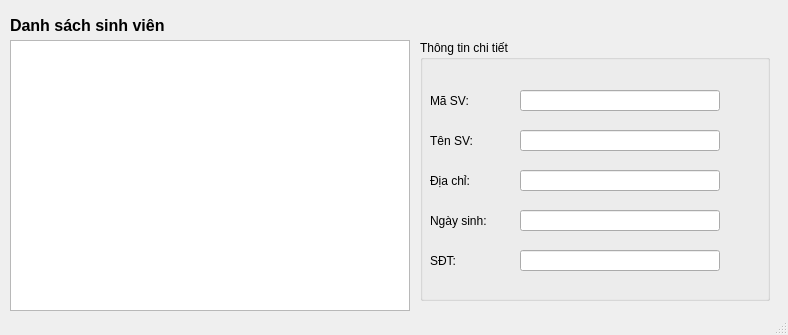
<?xml version="1.0" encoding="UTF-8"?>
<ui version="4.0">
 <class>MainWindow</class>
 <widget class="QMainWindow" name="MainWindow">
  <property name="geometry">
   <rect>
    <x>0</x>
    <y>0</y>
    <width>788</width>
    <height>335</height>
   </rect>
  </property>
  <property name="windowTitle">
   <string>Student Management</string>
  </property>
  <widget class="QWidget" name="centralwidget">
   <widget class="QTableWidget" name="tableWidget">
    <property name="geometry">
     <rect>
      <x>10</x>
      <y>40</y>
      <width>400</width>
      <height>271</height>
     </rect>
    </property>
   </widget>
   <widget class="QGroupBox" name="groupBoxDetails">
    <property name="geometry">
     <rect>
      <x>420</x>
      <y>40</y>
      <width>350</width>
      <height>261</height>
     </rect>
    </property>
    <property name="title">
     <string>Thông tin chi tiết</string>
    </property>
    <widget class="QLabel" name="label_ID">
     <property name="geometry">
      <rect>
       <x>10</x>
       <y>50</y>
       <width>81</width>
       <height>21</height>
      </rect>
     </property>
     <property name="text">
      <string>Mã SV:</string>
     </property>
    </widget>
    <widget class="QLineEdit" name="lineEdit_ID">
     <property name="geometry">
      <rect>
       <x>100</x>
       <y>50</y>
       <width>200</width>
       <height>21</height>
      </rect>
     </property>
     <property name="readOnly">
      <bool>true</bool>
     </property>
    </widget>
    <widget class="QLabel" name="label_FullName">
     <property name="geometry">
      <rect>
       <x>10</x>
       <y>90</y>
       <width>81</width>
       <height>21</height>
      </rect>
     </property>
     <property name="text">
      <string>Tên SV:</string>
     </property>
    </widget>
    <widget class="QLineEdit" name="lineEdit_FullName">
     <property name="geometry">
      <rect>
       <x>100</x>
       <y>90</y>
       <width>200</width>
       <height>21</height>
      </rect>
     </property>
     <property name="readOnly">
      <bool>true</bool>
     </property>
    </widget>
    <widget class="QLabel" name="label_Address">
     <property name="geometry">
      <rect>
       <x>10</x>
       <y>130</y>
       <width>81</width>
       <height>21</height>
      </rect>
     </property>
     <property name="text">
      <string>Địa chỉ:</string>
     </property>
    </widget>
    <widget class="QLineEdit" name="lineEdit_Address">
     <property name="geometry">
      <rect>
       <x>100</x>
       <y>130</y>
       <width>200</width>
       <height>21</height>
      </rect>
     </property>
     <property name="readOnly">
      <bool>true</bool>
     </property>
    </widget>
    <widget class="QLabel" name="label_Birth">
     <property name="geometry">
      <rect>
       <x>10</x>
       <y>170</y>
       <width>81</width>
       <height>21</height>
      </rect>
     </property>
     <property name="text">
      <string>Ngày sinh:</string>
     </property>
    </widget>
    <widget class="QLineEdit" name="lineEdit_Birth">
     <property name="geometry">
      <rect>
       <x>100</x>
       <y>170</y>
       <width>200</width>
       <height>21</height>
      </rect>
     </property>
     <property name="readOnly">
      <bool>true</bool>
     </property>
    </widget>
    <widget class="QLabel" name="label_Phone">
     <property name="geometry">
      <rect>
       <x>10</x>
       <y>210</y>
       <width>81</width>
       <height>21</height>
      </rect>
     </property>
     <property name="text">
      <string>SĐT:</string>
     </property>
    </widget>
    <widget class="QLineEdit" name="lineEdit_Phone">
     <property name="geometry">
      <rect>
       <x>100</x>
       <y>210</y>
       <width>200</width>
       <height>21</height>
      </rect>
     </property>
     <property name="readOnly">
      <bool>true</bool>
     </property>
    </widget>
   </widget>
   <widget class="QLabel" name="label">
    <property name="geometry">
     <rect>
      <x>10</x>
      <y>10</y>
      <width>161</width>
      <height>31</height>
     </rect>
    </property>
    <property name="text">
     <string>&lt;html&gt;&lt;head/&gt;&lt;body&gt;&lt;p&gt;&lt;span style=&quot; font-size:12pt; font-weight:700;&quot;&gt;Danh sách sinh viên&lt;/span&gt;&lt;/p&gt;&lt;/body&gt;&lt;/html&gt;</string>
    </property>
   </widget>
  </widget>
  <widget class="QStatusBar" name="statusbar"/>
 </widget>
 <resources/>
 <connections/>
</ui>
